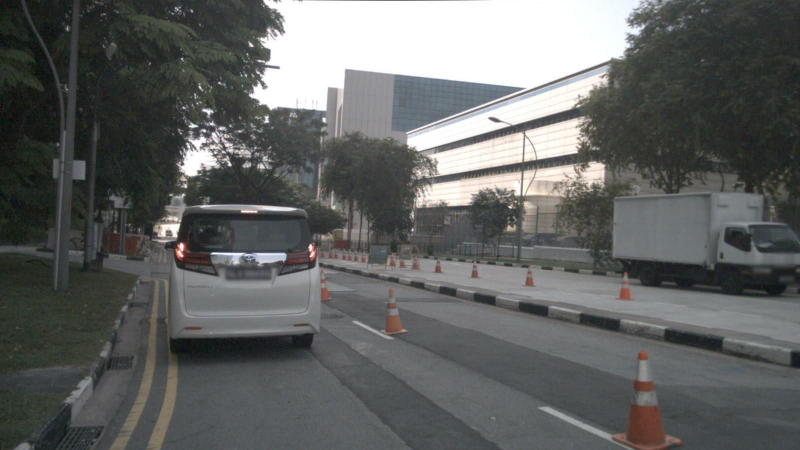
#> input picture 000001.jpg, 1600 x 900 px (shown at 1/2 size)
$ jupyter execute persp2fish_parallel.ipynb
#> lines starting #> are read from the running program, lines starting #| are printed output that depends on the picture
[cell 1]
import cv2
import numpy as np
from math import *

undistorted_image = cv2.imread("000001.jpg")
#> undistorted_image is the input picture: shape (900, 1600, 3); mean B, G, R 98.9, 100, 98.2
undistorted_image = cv2.resize(undistorted_image, (undistorted_image.shape[1], undistorted_image.shape[0]), interpolation=cv2.INTER_CUBIC)
undistorted_image.shape
#> Out = (900, 1600, 3)

[cell 2]
def PointMap(xx, yy, r):
    '''
    将一个鱼眼图像上的点用等距模型映射到单位球面
    input:
        x,y: 输入参数，畸变图像上的点的坐标
        theta_max 鱼眼镜头视场角
        r  制作的鱼眼图像半径
    output:
        new_x, new_y : 输出参数，单位球面上点的坐标
    '''

    l = np.sqrt(np.power(xx, 2) + np.power(yy, 2))    # 鱼眼图上某点距中心距离
    theta_max = pi / 2   # 鱼眼镜头半场视角

    alpha = np.ones_like(xx) * (pi/2)
    alpha[xx != 0] = np.arctan2(yy[xx != 0], xx[xx != 0])

    f = r / theta_max   # 用等距投影的方式计算焦距f
    theta = l / f       # 鱼眼图映射到单位圆（theta = r/f）
    d = f * np.tan(theta)  # 单位圆映射到原图

    tx = d * np.cos(alpha)
    ty = d * np.sin(alpha)

    # 防止图片出现撕裂
    tx[xx > 0] = np.abs(tx[xx > 0])
    tx[xx < 0] = - np.abs(tx[xx < 0])
    tx[xx == 0] = 0
    ty[yy > 0] = np.abs(ty[yy > 0])
    ty[yy < 0] = - np.abs(ty[yy < 0])
    ty[yy == 0] = 0


    return tx, ty

[cell 3]
def RectifyMap(r):
    '''
    生成从原图像到鱼眼图像的坐标的映射矩阵mapx mapy
    input:
	    r: 圆半径，鱼眼图像半径
    output:
        mapy, mapy: 映射关系
    '''
    width = 2 * r   # 映射图像的宽度
    height = 2 * r
    center_x = width / 2
    center_y = height / 2

    x = np.linspace(0, width-1, num=width, dtype=int)
    y = np.linspace(0, height-1, num=height, dtype=int)
    centx = np.ones_like(x, dtype=int) * center_x
    centy = np.ones_like(y, dtype=int) * center_y
    x = x - centx
    y = centy - y
    xx, yy = np.meshgrid(x, y)

    inv_mask = np.sqrt(np.power(xx, 2) + np.power(yy, 2)) > r   # 鱼眼成像范围随便映射为原图像尺寸外即可
    mapx, mapy = PointMap(xx, yy, r)
    mapx[inv_mask] = -1e5
    mapy[inv_mask] = -1e5

    return mapx, mapy

mapx, mapy = RectifyMap(100)

[cell 4]
def UndisImage(undistorted_image, mapx, mapy):
    '''
    矫正图像
    '''
    assert(mapx.shape == mapy.shape)
    height, width = undistorted_image.shape[0:2]
#> height = 900; width = 1600
    channel = undistorted_image.shape[-1]
#> channel = 3
    cx = width / 2
#> cx = 800
    cy = height / 2
#> cy = 450

    x = (mapx + np.ones_like(mapx) * cx)
    y = (np.ones_like(mapy) * cy - mapy)
    print(x)
#> (printed output is left out)

    distort_image = cv2.remap(undistorted_image, x.astype(np.float32), y.astype(np.float32), cv2.INTER_LINEAR)
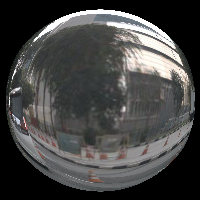
#> distort_image: shape (200, 200, 3); mean B, G, R 68, 68.9, 69.1

    return distort_image

distort_image = UndisImage(undistorted_image, mapx, mapy)

cv2.imwrite('fisheye.jpg', distort_image)
#> Out = True
